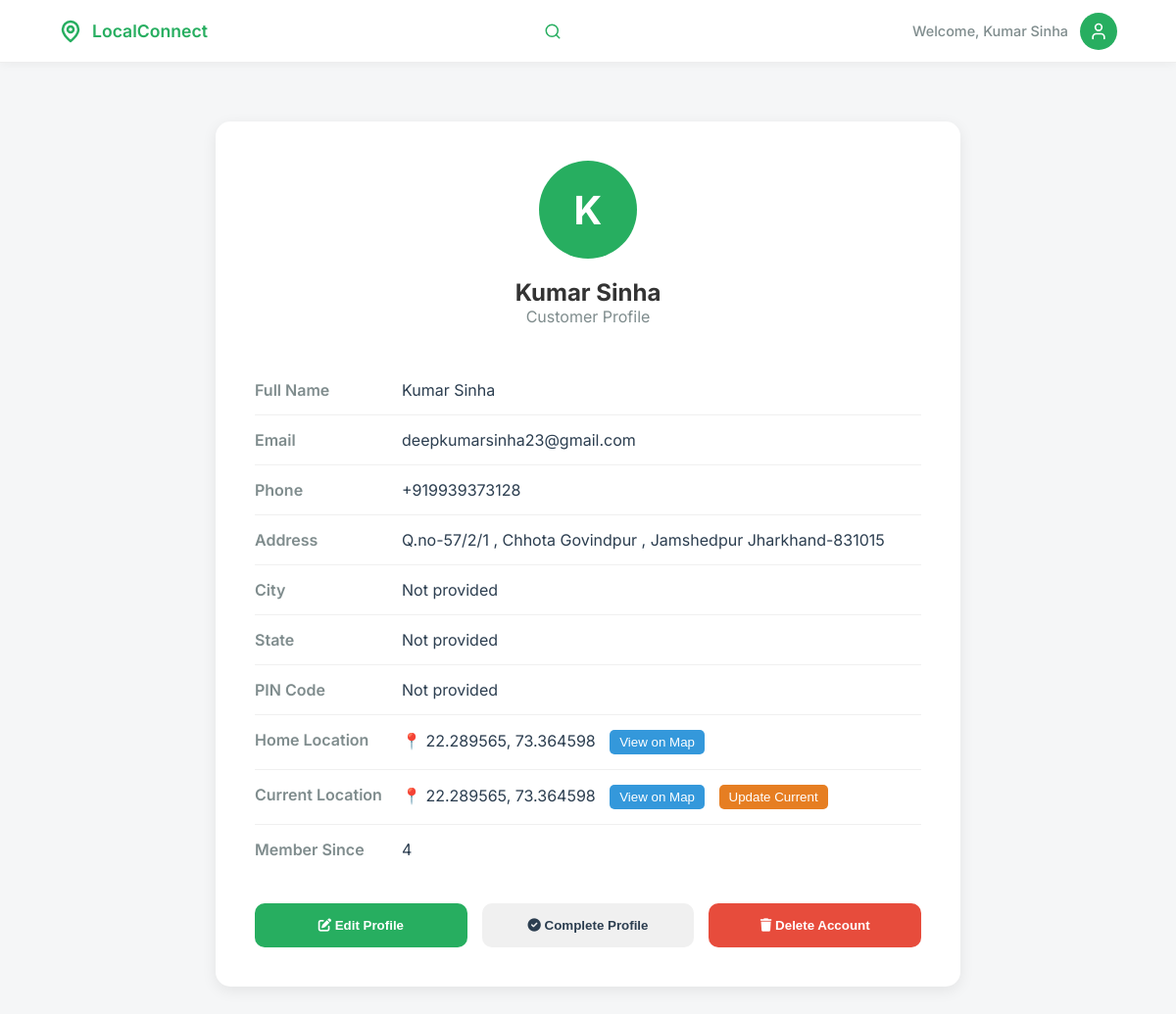
The app's page /customer/profile (signed in) with its own data.
### models/models.py (models this page shows, shortened)
class Customer(db.Model):
    id = db.Column(db.Integer, primary_key=True)
    full_name = db.Column(db.String(100), nullable=False)
    email = db.Column(db.String(120), unique=True, nullable=False)
    phone = db.Column(db.String(20), nullable=False)
    password_hash = db.Column(db.String(128), nullable=False)
    address = db.Column(db.String(500))
    city = db.Column(db.String(100))
    state = db.Column(db.String(100))
    pincode = db.Column(db.String(10))
    latitude = db.Column(db.Float)
    longitude = db.Column(db.Float)
    home_latitude = db.Column(db.Float)
    home_longitude = db.Column(db.Float)
    current_latitude = db.Column(db.Float)
    current_longitude = db.Column(db.Float)
    orders = db.relationship('Order', backref='customer', lazy=True)

### app.py (the view)
@app.route('/customer/profile')
@customer_required
def customer_profile():
    user_id = session.get('user_id')
    customer = Customer.query.get(user_id)
    return render_template('customer/profile.html', user_name=session.get('user_name'), customer=customer, user_id=user_id)

### app.py (called while the page is built)
@app.before_request
def make_session_permanent():
    session.permanent = True

@app.before_request
def check_session_validity():
    if (request.endpoint and
        (request.endpoint.startswith('static') or
         request.endpoint in ['sign_in', 'customer_signup', 'vendor_signup', 'home', 'signup_success', 'forgot_password', 'reset_password', 'contact'] or
         request.endpoint.startswith('api.') or
         request.endpoint.startswith('get_vendor'))):
        return
    if request.endpoint and request.endpoint.startswith('api.'):
        return

### templates/customer/profile.html (shortened to what this page needs)
<!DOCTYPE html>
<html lang="en">
<head>
    <link rel="stylesheet" href="/static/css/customer/base.css">
    <link rel="stylesheet" href="https://cdnjs.cloudflare.com/ajax/libs/font-awesome/6.0.0/css/all.min.css">
</head>
<body>
    <header class="navbar">
        <div class="nav-container">
            <div class="logo" onclick="window.location.href='/customer/dashboard'">
                <svg width="24" height="24" viewBox="0 0 24 24" fill="none" stroke="currentColor" stroke-width="2.5" stroke-linecap="round" stroke-linejoin="round">
                    <path d="M20 10c0 6-8 12-8 12s-8-6-8-12a8 8 0 0 1 16 0Z"></path>
                    <circle cx="12" cy="10" r="3"></circle>
                </svg>
                <span>LocalConnect</span>
            </div>
            <div class="search-wrapper" id="searchWrapper">
                <svg class="search-icon" width="18" height="18" viewBox="0 0 24 24" fill="none" stroke="currentColor" stroke-width="2" stroke-linecap="round" stroke-linejoin="round">
                    <circle cx="11" cy="11" r="8"></circle>
                    <line x1="21" y1="21" x2="16.65" y2="16.65"></line>
                </svg>
            </div>
            <div class="user-profile">
                <span class="welcome-text">Welcome, {{ user_name or 'Guest' }}</span>
                <div class="avatar" id="profileIcon">
                    <svg width="20" height="20" viewBox="0 0 24 24" fill="none" stroke="currentColor" stroke-width="2" stroke-linecap="round" stroke-linejoin="round">
                        <path d="M19 21v-2a4 4 0 0 0-4-4H9a4 4 0 0 0-4 4v2"></path>
                        <circle cx="12" cy="7" r="4"></circle>
                    </svg>
                </div>
            </div>
        </div>
    </header>
    <main class="profile-container">
        <div class="profile-card">
            <div class="profile-header">
                <div class="profile-avatar" id="profileAvatar"></div>
                <h2>{{ customer.full_name if customer else 'User' }}</h2>
                <p style="color: #7f8c8d;">Customer Profile</p>
            </div>
            <div class="profile-info">
                <div class="info-row">
                    <div class="info-label">Full Name</div>
                    <div class="info-value">{{ customer.full_name if customer else 'Not provided' }}</div>
                </div>
                <div class="info-row">
                    <div class="info-label">Email</div>
                    <div class="info-value">{{ customer.email if customer else 'Not provided' }}</div>
                </div>
                <div class="info-row">
                    <div class="info-label">Phone</div>
                    <div class="info-value">{{ customer.phone if customer else 'Not provided' }}</div>
                </div>
                <div class="info-row">
                    <div class="info-label">Address</div>
                    <div class="info-value">{{ customer.address if customer and customer.address else 'Not provided' }}</div>
                </div>
                <div class="info-row">
                    <div class="info-label">City</div>
                    <div class="info-value">{{ customer.city if customer and customer.city else 'Not provided' }}</div>
                </div>
                <div class="info-row">
                    <div class="info-label">State</div>
                    <div class="info-value">{{ customer.state if customer and customer.state else 'Not provided' }}</div>
                </div>
                <div class="info-row">
                    <div class="info-label">PIN Code</div>
                    <div class="info-value">{{ customer.pincode if customer and customer.pincode else 'Not provided' }}</div>
                </div>
                <div class="info-row">
                    <div class="info-label">Home Location</div>
                    <div class="info-value">
                        {% if customer and customer.home_latitude and customer.home_longitude %}
                            <span>📍 {{ "%.6f, %.6f"|format(customer.home_latitude, customer.home_longitude) }}</span>
                            <button onclick="viewLocationOnMap({{ customer.home_latitude }}, {{ customer.home_longitude }})" style="margin-left:10px;padding:5px 10px;background:#3498db;color:white;border:none;border-radius:5px;cursor:pointer;">View on Map</button>
                        {% else %}
                            <span>Not set</span>
                            <button onclick="setHomeLocation()" style="margin-left:10px;padding:5px 10px;background:#27ae60;color:white;border:none;border-radius:5px;cursor:pointer;">Set Home Location</button>
                        {% endif %}
                    </div>
                </div>
                <div class="info-row">
                    <div class="info-label">Current Location</div>
                    <div class="info-value">
                        {% if customer and customer.current_latitude and customer.current_longitude %}
                            <span>📍 {{ "%.6f, %.6f"|format(customer.current_latitude, customer.current_longitude) }}</span>
                            <button onclick="viewLocationOnMap({{ customer.current_latitude }}, {{ customer.current_longitude }})" style="margin-left:10px;padding:5px 10px;background:#3498db;color:white;border:none;border-radius:5px;cursor:pointer;">View on Map</button>
                        {% else %}
                            <span>Not set</span>
                        {% endif %}
                        <button onclick="updateCurrentLocation()" style="margin-left:10px;padding:5px 10px;background:#e67e22;color:white;border:none;border-radius:5px;cursor:pointer;">Update Current</button>
                    </div>
                </div>
                <div class="info-row">
                    <div class="info-label">Member Since</div>
                    <div class="info-value">{{ customer.id if customer else 'N/A' }}</div>
                </div>
            </div>
            <div class="profile-actions">
                <button class="btn-action btn-edit" onclick="toggleEditMode()">
                    <i class="fa-solid fa-edit"></i> Edit Profile
                </button>
                <button class="btn-action btn-complete" onclick="completeProfile()">
                    <i class="fa-solid fa-check-circle"></i> Complete Profile
                </button>
                <button class="btn-action" style="background: #e74c3c; color: white;" onclick="deleteAccount()">
                    <i class="fa-solid fa-trash"></i> Delete Account
                </button>
            </div>
        </div>
    </main>
</body>
</html>

### static/css/customer/base.css (style rules this page uses)
:root { --bg-color: #f5f6f7; --primary-green: #27ae60; --dark-green: #219150; --text-main: #333; --text-dark: #2c3e50; --text-gray: #7f8c8d; --text-light: #7f8c8d; --card-shadow: 0 4px 15px rgba(0,0,0,0.04); --border-radius: 18px; --bg-light: #f5f7f8; --bg-gray: #f5f7f8; }
* { margin: 0; padding: 0; box-sizing: border-box; transition: all 0.3s cubic-bezier(0.25, 0.8, 0.25, 1); }
body { font-family: 'Inter', sans-serif; background-color: var(--bg-color); color: var(--text-main); overflow-x: hidden; }
.navbar { background: white; height: 64px; display: flex; align-items: center; padding: 0 5%; box-shadow: 0 1px 10px rgba(0,0,0,0.05); position: sticky; top: 0; z-index: 1000; border-bottom: 1px solid #eee; }
.nav-container { width: 100%; max-width: 1200px; margin: 0 auto; display: flex; justify-content: space-between; align-items: center; gap: 15px; }
.logo { display: flex; align-items: center; gap: 10px; color: var(--primary-green); font-weight: 600; font-size: 1.1rem; cursor: pointer; }
.search-wrapper { position: relative; width: 400px; flex: 1; max-width: 450px; transition: all 0.3s ease; }
.search-wrapper.collapsed { width: 40px; max-width: 40px; }
.search-icon { position: absolute; right: 18px; top: 50%; transform: translateY(-50%); color: var(--primary-green); cursor: pointer; }
.user-profile { display: flex; align-items: center; gap: 12px; position: relative; }
.welcome-text { font-size: 0.9rem; color: var(--text-gray); font-weight: 500; }
.avatar { width: 38px; height: 38px; background: var(--primary-green); border-radius: 50%; display: flex; align-items: center; justify-content: center; color: white; font-weight: 600; cursor: pointer; transition: all 0.3s ease; }

### templates/customer/profile.html (style rules this page uses)
.profile-container { max-width: 800px; margin: 40px auto; padding: 20px; }
.profile-card { background: white; border-radius: 15px; padding: 40px; box-shadow: 0 4px 15px rgba(0,0,0,0.08); }
.profile-header { text-align: center; margin-bottom: 40px; }
.profile-avatar { width: 100px; height: 100px; background: #27ae60; border-radius: 50%; display: flex; align-items: center; justify-content: center; margin: 0 auto 20px; color: white; font-size: 40px; font-weight: 700; }
.profile-info { margin: 30px 0; }
.info-row { display: flex; padding: 15px 0; border-bottom: 1px solid #f0f0f0; }
.info-row:last-child { border-bottom: none; }
.info-label { font-weight: 600; color: #7f8c8d; width: 150px; }
.info-value { color: #2c3e50; flex: 1; }
.profile-actions { display: flex; gap: 15px; margin-top: 30px; }
.btn-action { flex: 1; padding: 15px; border: none; border-radius: 10px; font-weight: 600; cursor: pointer; transition: all 0.3s ease; }
.btn-edit { background: #27ae60; color: white; }
.btn-complete { background: #f0f0f0; color: #2c3e50; }

### records on screen
Customer: full_name "Kumar Sinha", email "deepkumarsinha23@gmail.com", phone "+919939373128", address "Q.no-57/2/1 , Chhota Govindpur , Jamshedpur Jharkhand-831015", city "Not provided", state "Not provided", pincode "Not provided", home_latitude+home_longitude "22.289565, 73.364598", current_latitude+current_longitude "22.289565, 73.364598", id "4"
